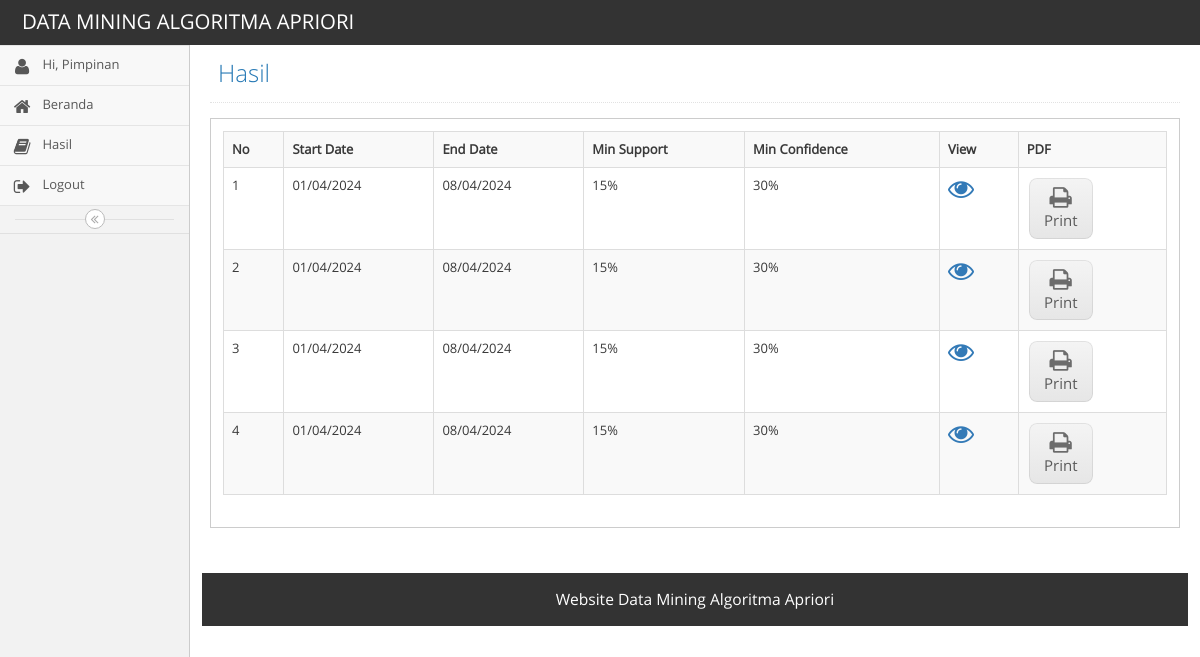
The app's page /index.php?menu=hasiluser (signed in) with its own data.
### tables this page shows
CREATE TABLE `process_log` (
  `id` int(11) NOT NULL,
  `start_date` date DEFAULT NULL,
  `end_date` date DEFAULT NULL,
  `min_support` double DEFAULT NULL,
  `min_confidence` double DEFAULT NULL
);

### fungsi.php (called while the page is built, shortened)
<?php
function can_access_menu($menu){
    if($_SESSION['apriori_level']==2 & ($menu=='hasil_split' || $menu=='view_rule' || $menu=='hasiluser' || $menu=='akun_split' || $menu=='akun_user')){
        return true;
    }
    return false;
}
function format_date2($date){
    $date_ex = explode("-", $date);
    return $date_ex[2]."/".$date_ex[1]."/".$date_ex[0];
}
?>

### database.php (called while the page is built, shortened)
<?php
class database {
    private $servername;
    private $user_db;
    private $password_db;
    private $database;
    private $koneksi;
    function load_conf_db() {
        $path = dirname(__FILE__) . '/koneksi.php';
    }
    public function connect_db() {
        $this->koneksi = mysqli_connect($this->servername, $this->user_db, $this->password_db, $this->database);
        return $this->koneksi;
    }
    function db_query($sql) {
        $conn = $this->koneksi;
        return mysqli_query($conn, $sql);
    }
    function db_fetch_array($result) {
        return mysqli_fetch_array($result);
    }
    function db_num_rows($result) {
        return mysqli_num_rows($result);
    }
}
?>

### hasiluser.php (the view, shortened to what this page needs)
<?php
include_once "database.php";
include_once "fungsi.php";
?>
<div class="main-content">
    <div class="main-content-inner">
        <div class="page-content">
            <div class="page-header">
                <h1>
                    Hasil
                </h1>
            </div>
<?php
$db_object = new database();
$sql = "SELECT
        *
        FROM
         process_log ";
$query=$db_object->db_query($sql);
$jumlah=$db_object->db_num_rows($query);
?>
<div class="row">
    <div class="col-sm-12">
        <div class="widget-box">
            <div class="widget-body">
                <div class="widget-main">
            <?php
            if($jumlah==0){
                    echo "Data masih kosong";
            }
            else{
            ?>
            <table class='table table-bordered table-striped  table-hover'>
                <tr>
                <th>No</th>
                <th>Start Date</th>
                <th>End Date</th>
                <th>Min Support</th>
                <th>Min Confidence</th>
                <th>View</th>
                <th>PDF</th>
                </tr>
                <?php
                    $no=1;
                    while($row=$db_object->db_fetch_array($query)){
                        echo "<tr>";
                            echo "<td>".$no."</td>";
                            echo "<td>".format_date2($row['start_date'])."</td>";
                            echo "<td>".format_date2($row['end_date'])."</td>";
                            echo "<td>".$row['min_support'].'%'."</td>";
                            echo "<td>".$row['min_confidence'].'%'."</td>";
                            $view = "<a href='index.php?menu=view_rule&id_process=".$row['id']."'><i class='ace-icon fa fa-eye bigger-200'></i></a>";
                            echo "<td>".$view."</td>";
                            echo "<td>";
                            echo "<a href='export/CLP.php?id_process=".$row['id']."' "
                                    . "class='btn btn-app btn-light btn-xs' target='blank'>
                                    <i class='ace-icon fa fa-print bigger-160'></i>
                                    Print
                                </a>";
                            echo "</td>";
                        echo "</tr>";
                        $no++;
                    }
                    ?>
            </table>
            <?php
            }
            ?>
                </div>
            </div>
        </div>
    </div>
</div>

### index.php (shortened to what this page needs)
<?php
$menu = '';
if (isset($_GET['menu'])) {
    $menu = $_GET['menu'];
}
include_once 'fungsi.php';
?>
<!DOCTYPE html>
<html lang="en">
    <head>
        <link rel="stylesheet" href="assets/css/bootstrap.min.css" />
        <link rel="stylesheet" href="assets/font-awesome/4.5.0/css/font-awesome.min.css" />
        <link rel="stylesheet" href="assets/css/jquery-ui.custom.min.css" />
        <link rel="stylesheet" href="assets/css/chosen.min.css" />
        <link rel="stylesheet" href="assets/css/bootstrap-datepicker3.min.css" />
        <link rel="stylesheet" href="assets/css/bootstrap-timepicker.min.css" />
        <link rel="stylesheet" href="assets/css/daterangepicker.min.css" />
        <link rel="stylesheet" href="assets/css/bootstrap-datetimepicker.min.css" />
        <link rel="stylesheet" href="assets/css/bootstrap-colorpicker.min.css" />
        <link rel="stylesheet" href="assets/css/ace.min.css" class="ace-main-stylesheet" id="main-ace-style" />
        <link rel="stylesheet" href="assets/css/ace-skins.min.css" />
        <link rel="stylesheet" href="assets/css/ace-rtl.min.css" />
    </head>
    <body class="no-skin">
        <?php
        include "header.php";
        ?>
        <div class="main-container ace-save-state" id="main-container">
            <?php
            include "menu.php";
            ?>
            <?php
            $menu = '';
            if (isset($_GET['menu'])) {
                $menu = $_GET['menu'];
            }
            if ($menu != '') {
                if (can_access_menu($menu)) {
                    if (file_exists($menu . ".php")) {
                        include $menu . '.php';
                    } else {
                        include "not_found.php";
                    }
                } else {
                    include "forbidden.php";
                }
            }
            else {
                include "home.php";
            }
            ?>
            <?php
            include "footer.php";
            ?>
        </div>
    </body>
</html>

### header.php (shortened to what this page needs)
<div id="navbar" class="navbar navbar-default          ace-save-state">
    <div class="navbar-container ace-save-state" id="navbar-container">
        <div class="navbar-header pull-left">
            <a href="index.php" class="navbar-brand">
                <small>
                   DATA MINING ALGORITMA APRIORI
                </small>
            </a>
        </div>
    </div>
</div>

### menu.php (shortened to what this page needs)
<?php
include_once "database.php";
include_once "fungsi.php";
$nama = $_SESSION['apriori_nama'];
$level = $_SESSION['apriori_level'];
$menu_active = '';
if (isset($_GET['menu'])) {
    $menu_active = $_GET['menu'];
}
?>
<div id="sidebar" class="sidebar responsive ace-save-state">
    <ul class="nav nav-list">
        <li <?php echo ($menu_active == 'akun_split') ? "class='active'" : ""; ?>>
            <a href="index.php?menu=akun_split">
                <i class="menu-icon fa fa-user"></i>
                <span class="menu-text"> Hi, <?php echo "$nama" ?> </span>
            </a>
        </li>
        <li <?php echo ($menu_active == '') ? "class='active'" : ""; ?>>
            <a href="index.php">
                <i class="menu-icon fa fa-home"></i>
                <span class="menu-text"> Beranda </span>
            </a>
        </li>
        <?php if ($level == 2):  ?>
            <li <?php echo ($menu_active == 'hasil_split') ? "class='active'" : ""; ?>>
                <a href="index.php?menu=hasil_split">
                    <i class="menu-icon fa fa-book"></i>
                    <span class="menu-text"> Hasil </span>
                </a>
            </li>
        <?php endif; ?>
        <li class="signout" onclick="return confirm('Apakah anda yakin ingin keluar?')">
            <a href="logout.php">
                <i class="menu-icon fa fa-sign-out"></i>
                <span class="menu-text">Logout</span>
            </a>
        </li>
    </ul>
    <div class="sidebar-toggle sidebar-collapse" id="sidebar-collapse">
        <i id="sidebar-toggle-icon" class="ace-icon fa fa-angle-double-left ace-save-state"
           data-icon1="ace-icon fa fa-angle-double-left"
           data-icon2="ace-icon fa fa-angle-double-right"></i>
    </div>
</div>

### footer.php
<div class="footer">
    <div class="footer-inner">
        <div class="footer-content">
            <span class="bigger-120">
                Website Data Mining Algoritma Apriori
            </span>
        </div>
    </div>
</div>

### records on screen
process_log: start_date "01/04/2024", end_date "08/04/2024", min_support "15", min_confidence "30"
process_log: start_date "01/04/2024", end_date "08/04/2024", min_support "15", min_confidence "30"
process_log: start_date "01/04/2024", end_date "08/04/2024", min_support "15", min_confidence "30"
process_log: start_date "01/04/2024", end_date "08/04/2024", min_support "15", min_confidence "30"

### other values on screen
$nama "Pimpinan"
